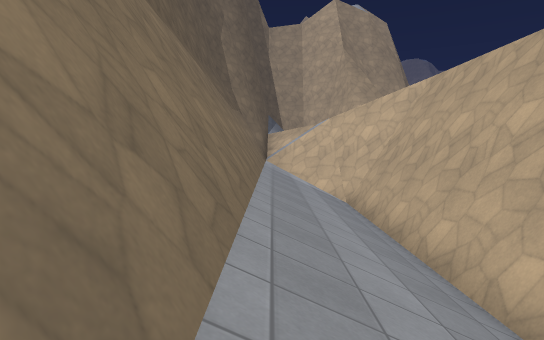
view 1 (above)

18 first-person views from a walk through a 3-D level made in the Godot game engine. The camera is 1.2 m above the floor, tilts 4° down and sees 75° across. The floor is counted in squares, 2 m on a side. Each view is taken from the middle of a square. On the plan, view 1 faces up. The plan holds only what a view shows up to about 10 squares ahead; the rest is blank. The place goes on beyond the plan. Some surface patterns are stand-ins.

view 2
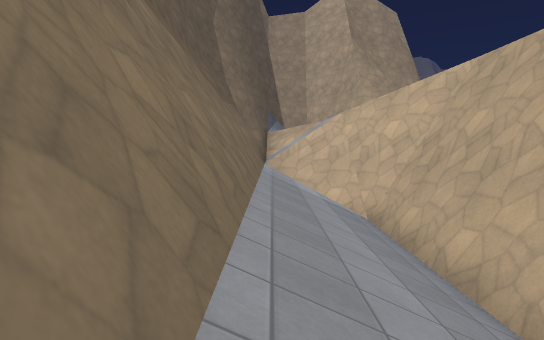

view 3
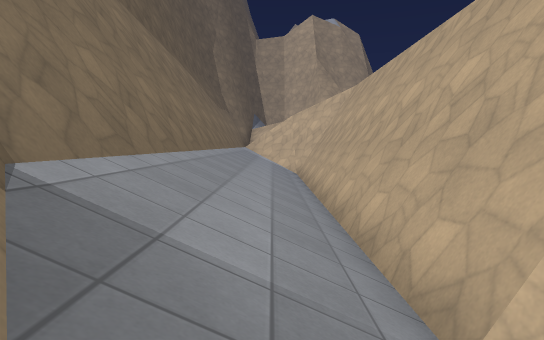

view 4
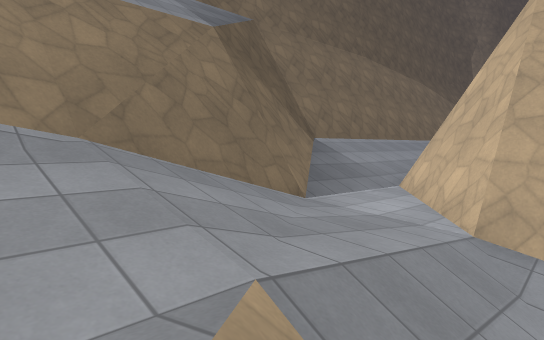

view 5
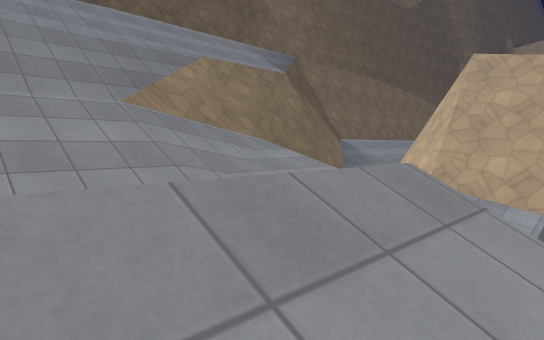

view 6
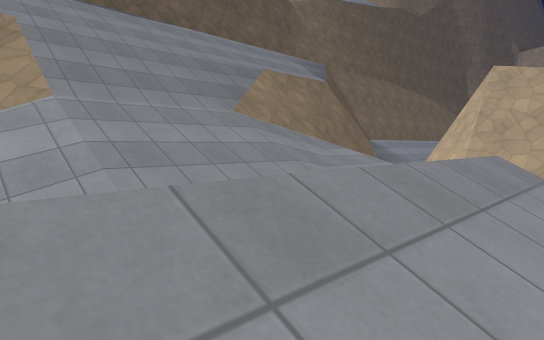

view 7
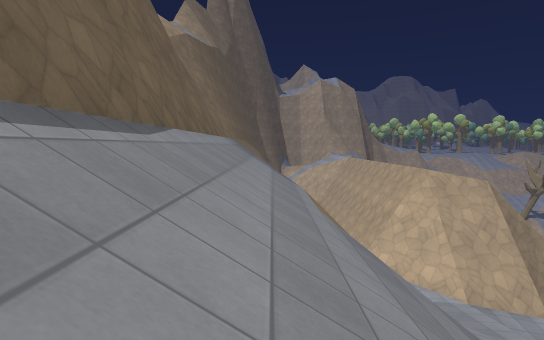

view 8
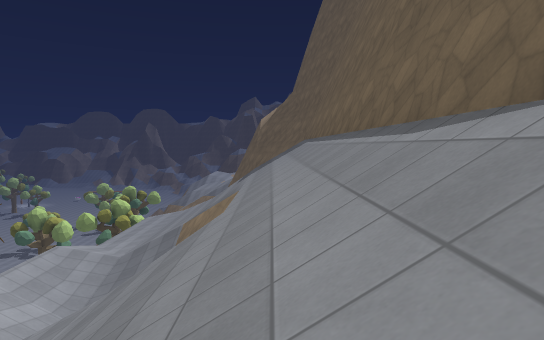

view 9
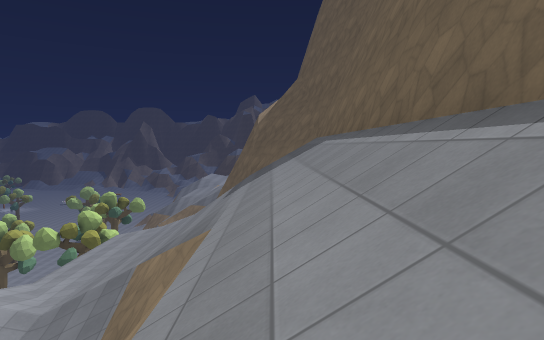

view 10
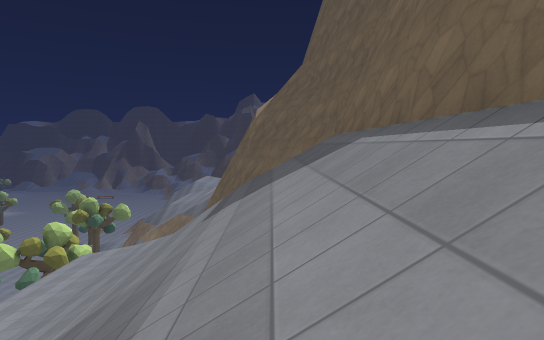

view 11
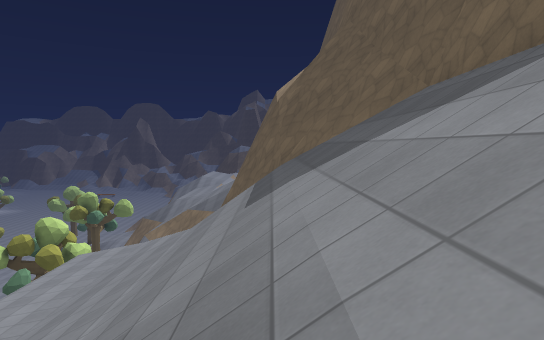

view 12
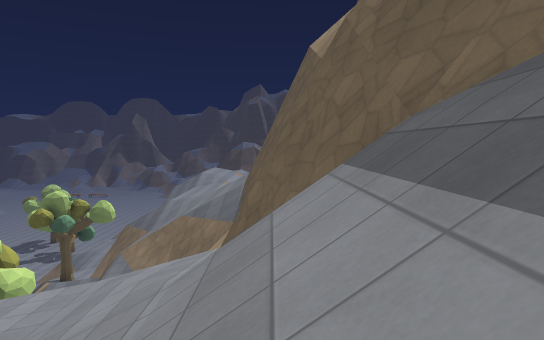

view 13
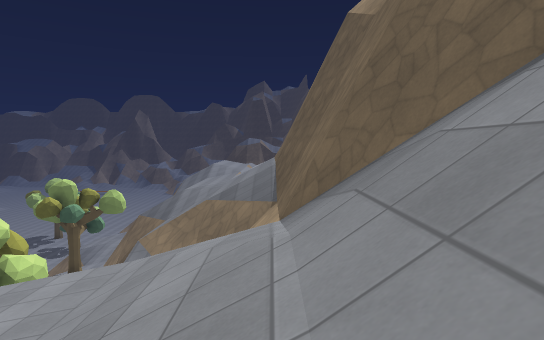

view 14
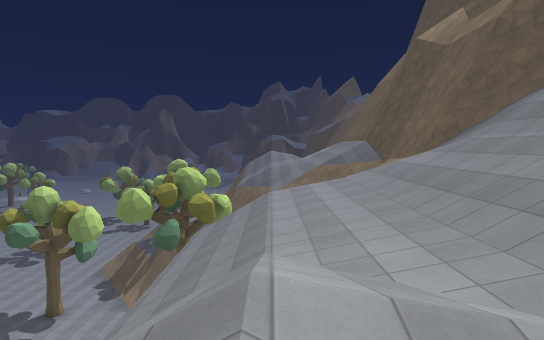

view 15
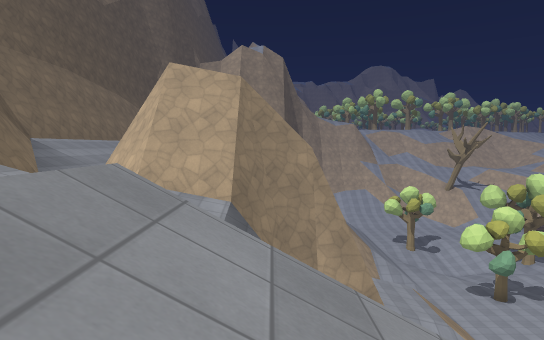

view 16
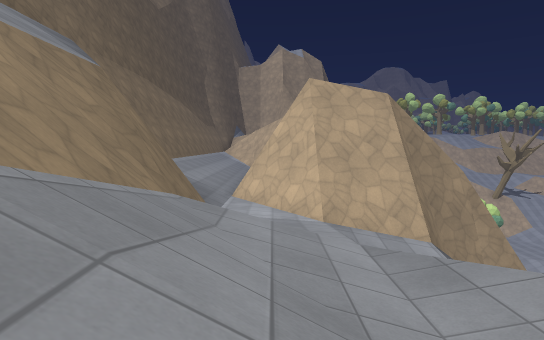

view 17
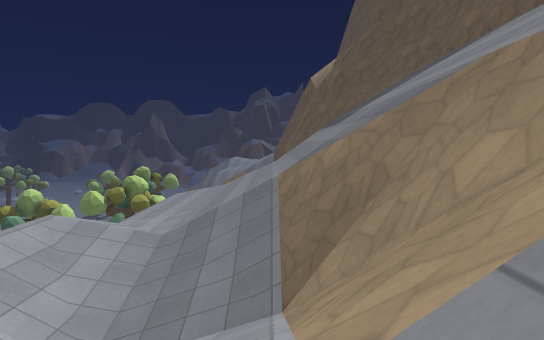

view 18
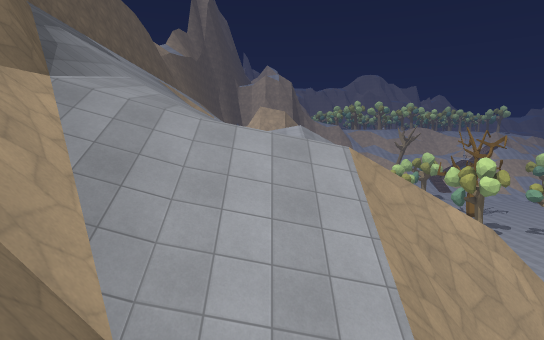

### Floor plan
Key: @ floor where view 1 was taken; # wall or solid block; x gap in a wall; . main floor; : floor 0.25 m higher than the main floor; - floor 0.5 m lower than the main floor; + floor 0.75 m higher than the main floor; * floor 1 m higher than the main floor; / step, stairs or slope; = window, fence, low wall or low ledge; v drop or lower ground.
Columns run from 3 left of view 1 to 9 right of it. Each row starts with its distance up from view 1.
 12   #x#
 11   #/##
 10   #//#
  9   #//#
  8   #//#
  7   #//#
  6   #//#
  5   #//#
  4   #//#
  3   #//#
  2   #//#
  1   #//#
  0   #@/#
 -1   #//##
 -2 ###//##
 -3 #/##/.##
 -4 #/v#/./####
 -5 #//v#/.###v
 -6 #///#/.///v
 -7 #////////
 -8 #///////
 -9 #/////+:/
-10 #//////:+
-11 #//////: //
-12 #//////: */
-13 #//////: */
-14 #/////// */
-15 #//v/////*/
-16 #//v#////+
-17 #///#/////
-18 #///#/////
-19 #//////////
-20 #//////////
-21 #///////.//
-22 #///////.///
-23 ##//////.-//
-24  #//////.-//
-25  ##/////.-//
-26   ##////.-//
-27    ##///.-//
-28     #/////v=v
-29      /////v=
-30      /////
-31     #/=//
-32     #/#//
-33      ////

Where each view was taken, in squares from view 1:
view 1: 0 up, 0 right, facing up
view 2: 2 up, 0 right, facing up
view 3: 4 down, 1 right, facing up
view 4: 9 down, 5 right, facing up-left
view 5: 13 down, 7 right, facing up-left
view 6: 15 down, 7 right, facing up-left
view 7: 14 down, 1 left, facing up
view 8: 8 down, 1 left, facing down
view 9: 12 down, 1 left, facing down
view 10: 15 down, 1 left, facing down
view 11: 17 down, 0 right, facing down
view 12: 22 down, 1 right, facing down
view 13: 23 down, 2 right, facing down
view 14: 18 down, 6 right, facing down
view 15: 13 down, 7 right, facing up
view 16: 12 down, 3 right, facing up
view 17: 13 down, 2 right, facing down
view 18: 33 down, 5 right, facing up
